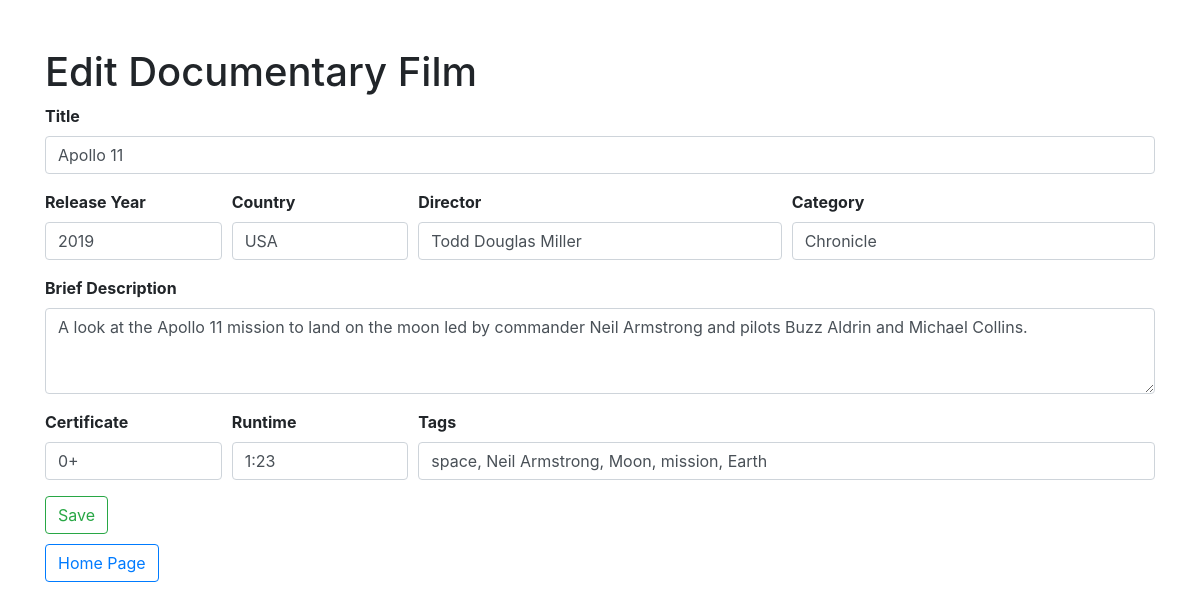
Page /edit_documentary/fed1c34a-71a6-497f-b4cc-2ad0c443df95 on the committed database.
### tables this page shows
CREATE TABLE documentary_films(
    id TEXT PRIMARY KEY,
    title TEXT NOT NULL,
    release_year INTEGER NOT NULL CHECK ( release_year > 1894 AND release_year < 2025 ),
    country TEXT NOT NULL,
    director TEXT NOT NULL,
    category TEXT NOT NULL,
    brief_description TEXT NOT NULL,
    certificate TEXT NOT NULL,
    runtime TEXT NOT NULL,
    tags TEXT NOT NULL
);

### app/main.py (the view)
    @app.route("/edit_documentary/<id>", methods=['GET'])
    def edit_documentary_form(id):
        documentary_film = db_documentary.get_documentary_by_id(db_documentary.open_db(db_url), id)
        return render_template('edit_documentary.html', documentary_film=documentary_film)

### app/db_documentary.py (called while the page is built)
def open_db(url):
    db = sqlite3.connect(url)
    db.row_factory = sqlite3.Row
    return db

def get_documentary_by_id(db, id):
    with db:
        cursor = db.cursor()
        cursor.execute('''SELECT id, title, release_year, country, director, category, brief_description, certificate,
        runtime, tags FROM documentary_films WHERE id = :id''', {'id': id})
        for row in cursor:
            return Documentary(
                row['id'],
                row['title'],
                row['release_year'],
                row['country'],
                row['director'],
                row['category'],
                row['brief_description'],
                row['certificate'],
                row['runtime'],
                row['tags']
            )

### app/templates/edit_documentary.html (shortened to what this page needs)
<!doctype html>
<html lang="en">
<head>
    <link rel="stylesheet" href="https://stackpath.bootstrapcdn.com/bootstrap/4.3.1/css/bootstrap.min.css"
>
</head>
<body>
<div class="container">
    <div class="row">
        <div class="col pt-5">
            <h1>Edit Documentary Film</h1>
            <form action="{{ url_for('edit_documentary', id=documentary_film.id) }}" method="post">
                <div class="form-group">
                    <label for="title"><b>Title</b></label>
                    <input name="title" value="{{ documentary_film.title }}" type="text" class="form-control" id="title"
                           placeholder="Enter Title" required>
                </div>
                <div class="form-row">
                    <div class="form-group col-md-2">
                        <label for="release_year"><b>Release Year</b></label>
                        <input name="release_year" value="{{ documentary_film.release_year }}" type="text"
                               class="form-control" id="release_year" placeholder="Enter Release Year" required>
                    </div>
                    <div class="form-group col-md-2">
                        <label for="country"><b>Country</b></label>
                        <input name="country" value="{{ documentary_film.country }}" type="text" class="form-control"
                               id="country" placeholder="Enter Country" required>
                    </div>
                    <div class="form-group col-md-4">
                        <label for="director"><b>Director</b></label>
                        <input name="director" value="{{ documentary_film.director }}" type="text" class="form-control"
                               id="director" placeholder="Enter Director" required>
                    </div>
                    <div class="form-group col-md-4">
                        <label for="category"><b>Category</b></label>
                        <input name="category" value="{{ documentary_film.category }}" type="text" class="form-control"
                               id="category" placeholder="Enter Category" required>
                    </div>
                </div>
                <div class="form-group">
                    <label for="brief_description"><b>Brief Description</b></label>
                    <textarea name="brief_description" class="form-control" id="brief_description"
                              placeholder="Enter Brief Description" rows="3"
                              required>{{ documentary_film.brief_description }}</textarea>
                </div>
                <div class="form-row">
                    <div class="form-group col-md-2">
                        <label for="certificate"><b>Certificate</b></label>
                        <input name="certificate" value="{{ documentary_film.certificate }}" type="text"
                               class="form-control" id="certificate" placeholder="Enter Certificate" required>
                    </div>
                    <div class="form-group col-md-2">
                        <label for="runtime"><b>Runtime</b></label>
                        <input name="runtime" value="{{ documentary_film.runtime }}" type="text" class="form-control"
                               id="runtime" placeholder="Enter Runtime" required>
                    </div>
                    <div class="form-group col-md-8">
                        <label for="tags"><b>Tags</b></label>
                        <input name="tags" value="{{ documentary_film.tags }}" type="text" class="form-control"
                               id="tags" placeholder="Enter Tags" required>
                    </div>
                </div>
                <button class="btn btn-outline-success" style="margin-bottom: 10px">Save</button>
            </form>
            <a href="{{ url_for('index') }}"><button style="margin-bottom: 10px" type="button" class="btn btn-outline-primary">Home Page</button></a>
            </div>
        </div>
    </div>
</body>
</html>

### rows in the picture
documentary_films: title "Apollo 11", release_year "2019", country "USA", director "Todd Douglas Miller", category "Chronicle", brief_description "A look at the Apollo 11 mission to land on the moon led by commander Neil Armstrong and pilots Buzz Aldrin and Michael Collins.", certificate "0+", runtime "1:23", tags "space, Neil Armstrong, Moon, mission, Earth"
